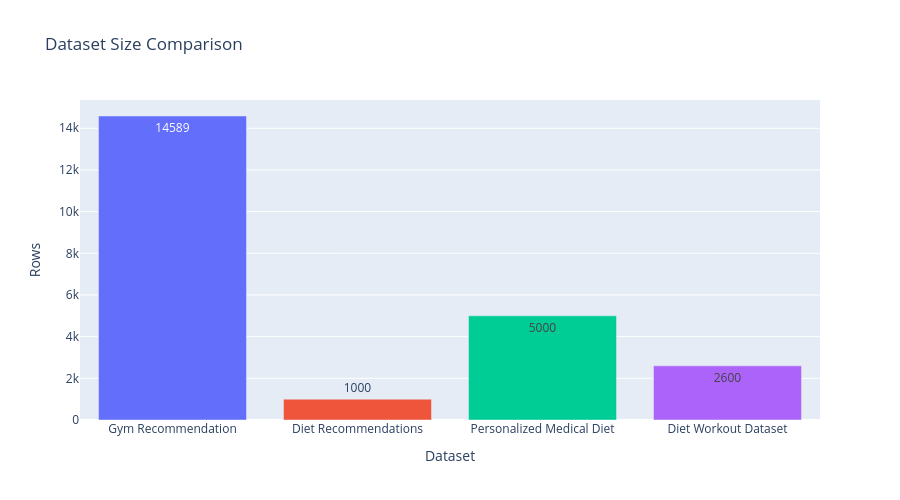

This figure's notebook cell:
### Markdown cell above
## 1. Dataset Overview

### Code cell
info_data = []
for name, path in sources.items():
    df = pd.read_csv(path)
    info_data.append({
        'Dataset': name,
        'Rows': len(df),
        'Columns': len(df.columns),
        'Missing': df.isnull().sum().sum(),
        'Duplicates': df.duplicated().sum()
    })

info_df = pd.DataFrame(info_data)

fig = px.bar(
    info_df, 
    x='Dataset', 
    y='Rows',
    color='Dataset',
    title='Dataset Size Comparison',
    text='Rows',
    hover_data=['Columns', 'Missing', 'Duplicates']
)
fig.update_layout(showlegend=False, height=500)
fig.show()

### Figure 1 — Plotly figure (JSON) as saved in the notebook; plotly's stock layout.template omitted (floating-point values rounded to 4 significant figures)
{"data": [{"customdata": [[15, 0, 0]], "hovertemplate": "Dataset=%{x}<br>Rows=%{text}<br>Columns=%{customdata[0]}<br>Missing=%{customdata[1]}<br>Duplicates=%{customdata[2]}<extra></extra>", "legendgroup": "Gym Recommendation", "marker": {"color": "#636efa", "pattern": {"shape": ""}}, "name": "Gym Recommendation", "orientation": "v", "showlegend": true, "text": [14590.0], "textposition": "auto", "type": "bar", "x": ["Gym Recommendation"], "xaxis": "x", "y": [14589], "yaxis": "y"}, {"customdata": [[20, 861, 0]], "hovertemplate": "Dataset=%{x}<br>Rows=%{text}<br>Columns=%{customdata[0]}<br>Missing=%{customdata[1]}<br>Duplicates=%{customdata[2]}<extra></extra>", "legendgroup": "Diet Recommendations", "marker": {"color": "#EF553B", "pattern": {"shape": ""}}, "name": "Diet Recommendations", "orientation": "v", "showlegend": true, "text": [1000.0], "textposition": "auto", "type": "bar", "x": ["Diet Recommendations"], "xaxis": "x", "y": [1000], "yaxis": "y"}, {"customdata": [[30, 6765, 0]], "hovertemplate": "Dataset=%{x}<br>Rows=%{text}<br>Columns=%{customdata[0]}<br>Missing=%{customdata[1]}<br>Duplicates=%{customdata[2]}<extra></extra>", "legendgroup": "Personalized Medical Diet", "marker": {"color": "#00cc96", "pattern": {"shape": ""}}, "name": "Personalized Medical Diet", "orientation": "v", "showlegend": true, "text": [5000.0], "textposition": "auto", "type": "bar", "x": ["Personalized Medical Diet"], "xaxis": "x", "y": [5000], "yaxis": "y"}, {"customdata": [[5, 0, 0]], "hovertemplate": "Dataset=%{x}<br>Rows=%{text}<br>Columns=%{customdata[0]}<br>Missing=%{customdata[1]}<br>Duplicates=%{customdata[2]}<extra></extra>", "legendgroup": "Diet Workout Dataset", "marker": {"color": "#ab63fa", "pattern": {"shape": ""}}, "name": "Diet Workout Dataset", "orientation": "v", "showlegend": true, "text": [2600.0], "textposition": "auto", "type": "bar", "x": ["Diet Workout Dataset"], "xaxis": "x", "y": [2600], "yaxis": "y"}], "layout": {"barmode": "relative", "height": 500, "legend": {"title": {"text": "Dataset"}, "tracegroupgap": 0}, "showlegend": false, "title": {"text": "Dataset Size Comparison"}, "xaxis": {"anchor": "y", "categoryarray": ["Gym Recommendation", "Diet Recommendations", "Personalized Medical Diet", "Diet Workout Dataset"], "categoryorder": "array", "domain": [0, 1], "title": {"text": "Dataset"}}, "yaxis": {"anchor": "x", "domain": [0, 1], "title": {"text": "Rows"}}}}
